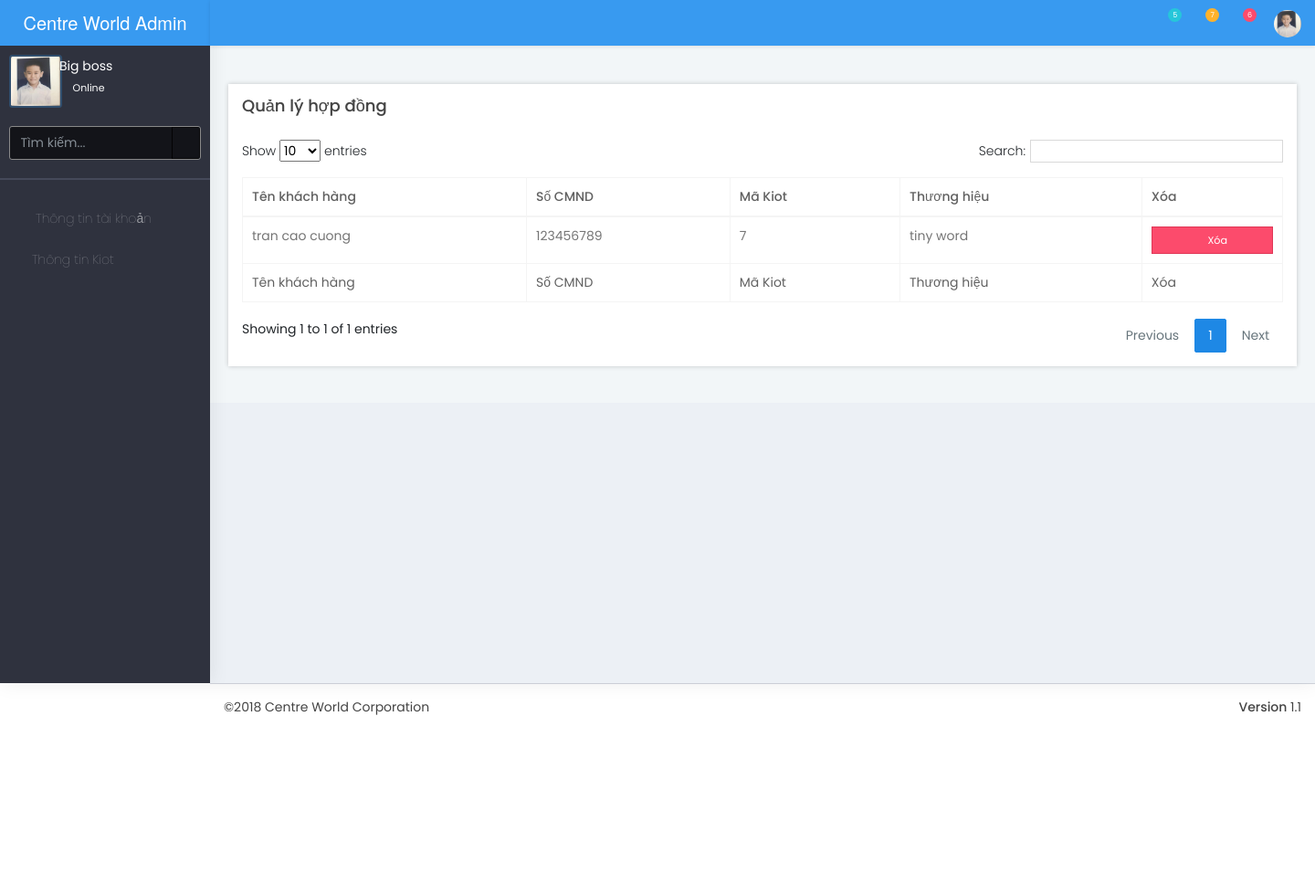
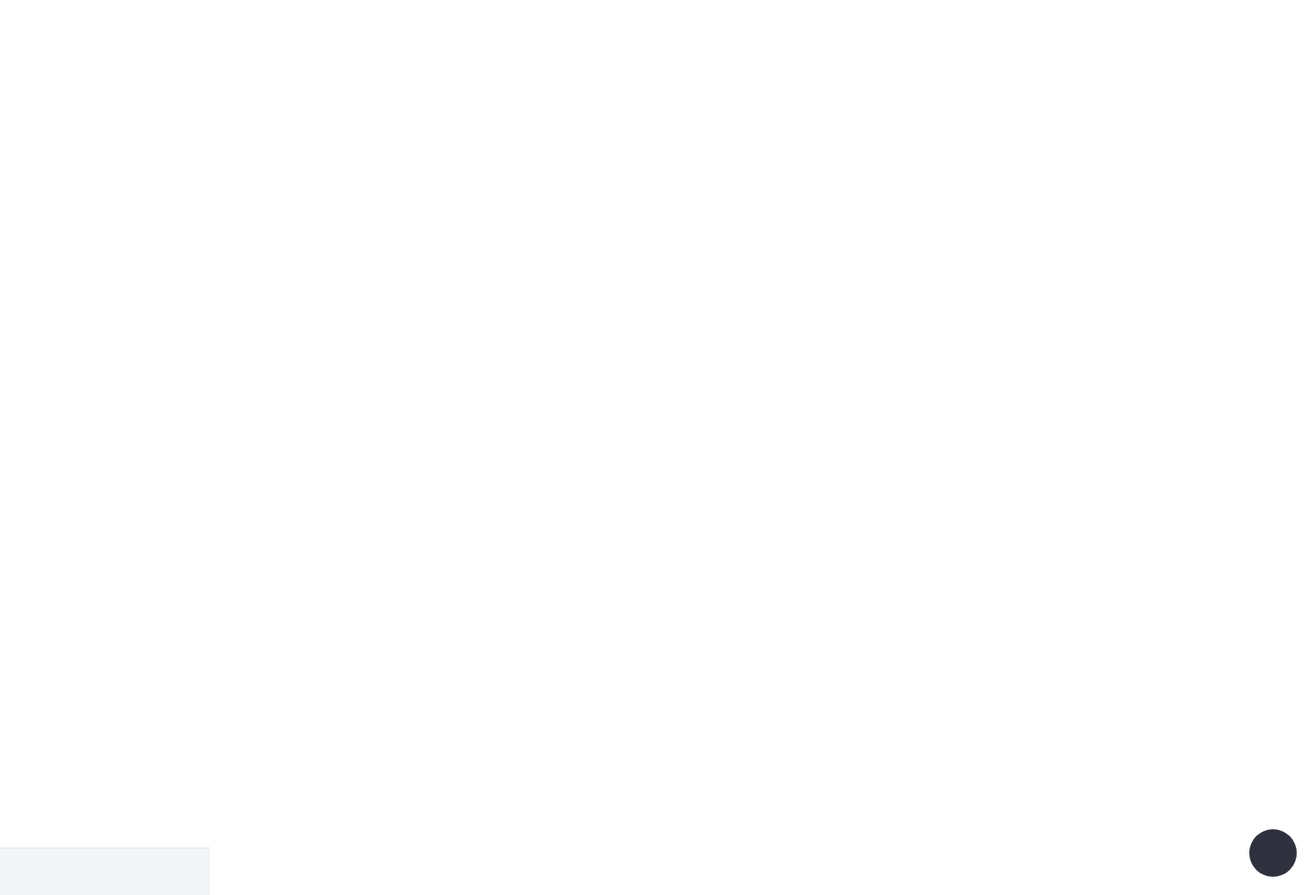
The app's page /fix/index.php?page=ct (signed in) with its own data (2 pictures, top to bottom).
### tables this page shows
CREATE TABLE `contract` (
  `email` varchar(45) NOT NULL,
  `name_k` varchar(100) NOT NULL,
  `address` varchar(200) DEFAULT NULL,
  `citizenship_card` int(10) DEFAULT NULL,
  `phone_number` int(20) DEFAULT NULL,
  `ID_CT` int(10) NOT NULL,
  `ID_k` int(11) NOT NULL,
  `date_time` date DEFAULT NULL,
  `name` varchar(250) NOT NULL
);

CREATE TABLE `kiot` (
  `ID_k` int(10) NOT NULL,
  `name_k` varchar(250) NOT NULL,
  `description` text NOT NULL,
  `price` int(10) NOT NULL,
  `status` int(1) NOT NULL DEFAULT '0',
  `id_floor` int(10) NOT NULL,
  `image` mediumtext NOT NULL
);

### libraries/database.php (called while the page is built, shortened)
<?php
$conn = null;
function db_get_list($sql){
    global $conn;
    $data  = array();
    $result = mysqli_query($conn, $sql);
    while ($row = mysqli_fetch_assoc($result)){
        $data[] = $row;
    }
    return $data;
}
function db_get_row($sql){
    global $conn;
    $result = mysqli_query($conn, $sql);
    $row = array();
    if (mysqli_num_rows($result) > 0){
        $row = mysqli_fetch_assoc($result);
    }
    return $row;
}
?>

### models/kiot.php (called while the page is built, shortened)
<?php
$path_database = ('database.php');
if(file_exists($path_database)){
	include_once ('database.php');
}
else{
	include_once 'C:\xampp\htdocs\test\libraries/database.php';
}
function getkiottById($ID_k)
{
	$ID_k = addslashes($ID_k);
	$sql = "SELECT * FROM kiot WHERE ID_k = '{$ID_k}'";
	return db_get_row($sql);
}
function getallcontract(){
	$sql = "SELECT * FROM contract";
	return db_get_list($sql);
}
?>

### fix/cms/moudule/show.contract.php (the view)
<?php
			$contract = getallcontract();
			for ($i=0; $i < count($contract); $i++){
				$name = $contract[$i]['name'];
				$ID_k = $contract[$i]['ID_k'];
				$citizenship_card = $contract[$i]['citizenship_card'];
				$ID_CT = $contract[$i]['ID_CT'];
				$kiot = getkiottById($ID_k);
?>
				<?php
				echo "<tr ID_CT = $ID_CT>"
				?>
							<td><?php echo $name ?></td>
							<td><?php echo $citizenship_card ?></td>
							<td><?php echo $ID_k ?></td>
							<td><?php echo $kiot['description'] ?></td>
							<td>
              <button type="button" class="btn btn-block btn-danger delete_contract" data-id="<?php echo $ID_CT ?>"    ><i class="fa fa-trash" aria-hidden="true"></i> Xóa</button>
			  </td>
				<?php
				echo "</tr>";
				?>
				<?php
			};
          ?>

### records on screen
contract: name "tran cao cuong", citizenship_card "123456789", ID_k "7", kiot.description "tiny word"
